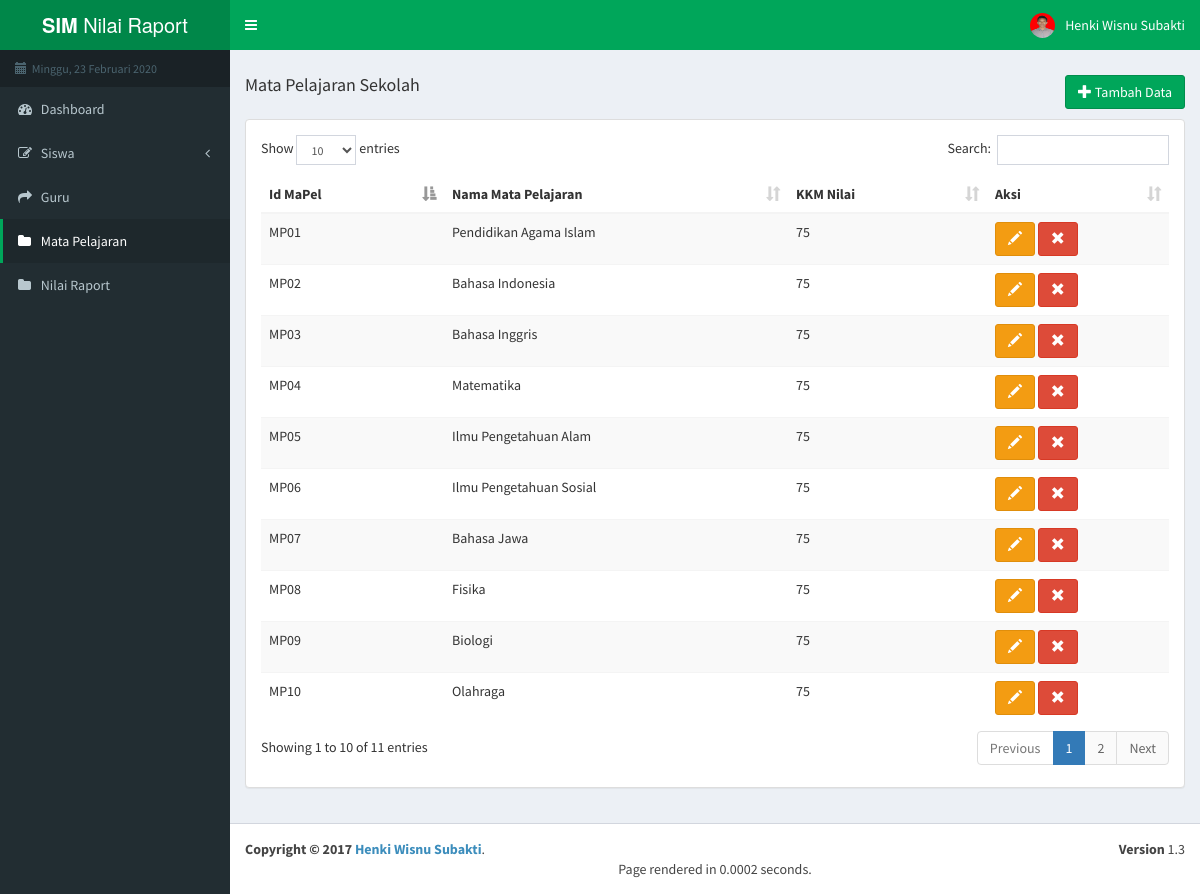
Page /index.php/mapel on the committed database.
### tables this page shows
CREATE TABLE `mapel` (
  `id_mapel` char(5) NOT NULL,
  `nm_mapel` varchar(255) NOT NULL,
  `kkm` int(11) NOT NULL
);

### application/libraries/Template.php (called while the page is built)
<?php
class Template{
	protected $_ci;
	function __construct(){
		$this->_ci = &get_instance();
	}
	function display($content,$data=NULL){
		$data['headernya']=$this->_ci->load->view('template_/header',$data,true);
		$data['contentnya']=$this->_ci->load->view($content,$data,true);
		$data['footernya']=$this->_ci->load->view('template_/footer',$data,true);
		$this->_ci->load->view('template_/index',$data);
	}
}
?>

### application/controllers/Mapel.php (called while the page is built, shortened)
<?php
class Mapel extends CI_Controller{
	function index(){
		$data['on_mapel']="active";
		$data['lihatMapel']=$this->m_crud->lihatData('mapel','id_mapel')->result();
		$this->template->display('pages/V_mapel',$data);
	}
}
?>

### index.php (called while the page is built, shortened)
<?php
require_once BASEPATH.'core/CodeIgniter.php';

### application/models/M_crud.php (called while the page is built, shortened)
<?php
class M_crud extends CI_Model{
	function lihatData($table,$field){
		$this->db->order_by($field,'ASC');
		return $this->db->get($table);
	}
}
?>

### application/views/pages/v_mapel.php (the view, shortened to what this page needs)
<div class="row">
    <div class="col-lg-4 pull-left">
        <h4>Mata Pelajaran Sekolah</h4>
    </div>
    <div class="col-lg-8 pull-right" style="text-align:right">
    	<h4>
             <button class="btn btn-success" onclick="add_mapel()"><i class="glyphicon glyphicon-plus"></i> Tambah Data</button>
        </h4>
    </div>
</div>
<div class="panel panel-default">
<div class="panel-body">
<table class='table table-striped table-hover display' id='table_id'>
	<thead>
		<th>Id MaPel</th>
		<th>Nama Mata Pelajaran</th>
		<th>KKM Nilai</th>
		<th>Aksi</th>
	</thead>
	<tbody>
		<?php
		foreach($lihatMapel as $x) {
		?>
		<tr>
			<td><?php echo $x->id_mapel; ?></td>
			<td><?php echo $x->nm_mapel; ?></td>
			<td><?php echo $x->kkm; ?></td>
			<td>
			<button class="btn btn-warning" onclick="edit_mapel(<?php echo $x->id_mapel;?>)"><i class="glyphicon glyphicon-pencil"></i></button>
				<button class="btn btn-danger" onclick="hapus_mapel(<?php echo $x->id_mapel;?>)"><i class="glyphicon glyphicon-remove"></i></button>
			</td>
		</tr>
		<?php
			}
		?>
	</tbody>
</table>
</div>
</div>

### rows in the picture
mapel: id_mapel "MP01", nm_mapel "Pendidikan Agama Islam", kkm "75"
mapel: id_mapel "MP02", nm_mapel "Bahasa Indonesia", kkm "75"
mapel: id_mapel "MP03", nm_mapel "Bahasa Inggris", kkm "75"
mapel: id_mapel "MP04", nm_mapel "Matematika", kkm "75"
mapel: id_mapel "MP05", nm_mapel "Ilmu Pengetahuan Alam", kkm "75"
mapel: id_mapel "MP06", nm_mapel "Ilmu Pengetahuan Sosial", kkm "75"
mapel: id_mapel "MP07", nm_mapel "Bahasa Jawa", kkm "75"
mapel: id_mapel "MP08", nm_mapel "Fisika", kkm "75"
mapel: id_mapel "MP09", nm_mapel "Biologi", kkm "75"
mapel: id_mapel "MP10", nm_mapel "Olahraga", kkm "75"
